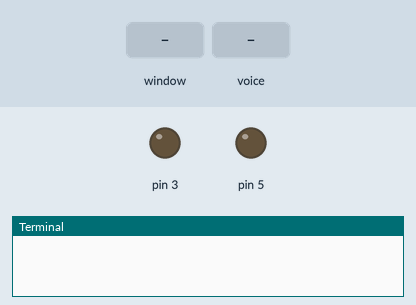
A program run on a simulated Raspberry Pi (header pin numbers). Shown: output pins drawn as LEDs (lit = HIGH), the last lines printed to the terminal. The test bench sets the inputs (shaded band). Speech is recognised word for word in 0.5 s; the desktop window is not drawn, its controls go by their first labels and the mouse button is held 0.15 s.

Above: at 1.2 s.
1.3 s: control labelled "START" in the window clicked
3.8 s: "light on" is said to the microphone
At 5.0 s:
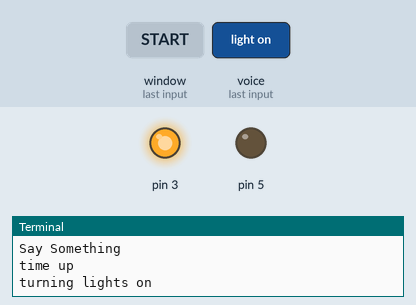
Timing chart, 0 to 6.8 s (numbered marks = the images above; inputs shaded):
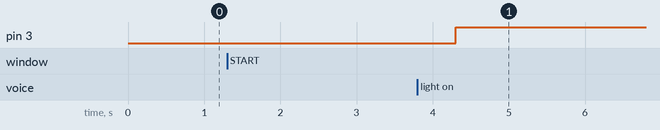

The program:

alexa.py
```python
import tkinter as tk
import tkinter.font as font
import speech_recognition as sr
import time
import RPi.GPIO as g
g.setmode(g.BOARD)
g.setup(3,g.OUT)#led
g.setup(5,g.OUT)#motor
g.output(3,False)
g.output(5,False)
r = sr.Recognizer()
HEIGHT = 425
WIDTH = 640
root = tk.Tk()
root.title("ALEXA")
def change():
    #global label2
    #label2.lift()
    global entry,s,r
    #entry.config(text="Say Something")


    with sr.Microphone(device_index=None,sample_rate=48000,chunk_size=2048) as source:
        r.adjust_for_ambient_noise(source)
        print("Say Something")
        audio = r.listen(source)
        print("time up")
        #label2.lower()
        try:
         text1 = r.recognize_google(audio)
        except:
         print("error")
    entry.config(text=text1)

def cmd(text):
    text2 = text.lower()
    if(text2=="light on" or text2=="led on"):
        g.output(3,True)
        return "turning lights on"
    elif(text2=="light off" or text2=="led off"):
        g.output(3,False)
        return "turning lights off"
    elif(text2=="fan on" or text2=="motor on"):
        g.output(5,True)
        return "turning fan on"
    elif(text2=="fan off" or text2=="motor off"):
        g.output(5,False)
        return "turning fan off"
    else:
        return "invlid commnd"

def com():
    global entry
    s = cmd(entry['text'])
    print(s)
def mix():
    change()
    com()


canvas = tk.Canvas(root, height=HEIGHT, width=WIDTH)
canvas.place()

#background_image = tk.PhotoImage(file='alexaaa.png')
#background_label = tk.Label(root, image=background_image)
#background_label.place(relwidth=1, relheight=1)


myFont = font.Font(size=40)
myFont2 = font.Font(size=28)
label=tk.Label(text="ALEXA",fg='white',bg='#00008b')
label.place(relx=0.434,rely=0)
label['font'] = myFont

label2=tk.Label(text="Recording!!!",fg='red',bg='#00008b')
label2.place(relx=0.431,rely=0.15)
label2['font'] = myFont2
label2.lower()

lower_frame = tk.Frame(root, bg='#80c1ff',bd=1)
lower_frame.place(relx=0.5, rely=0.25, relwidth=0.25, relheight=0.1, anchor='n')


button2=tk.Button(lower_frame,text ="START",command=mix)
button2.place(relx=0.02,rely=0.1,relheight=0.8,relwidth=0.95)

#button = tk.Button(lower_frame, text="STOP")
#button.place(relx=0.52,rely=0.1 ,relheight=0.8, relwidth=0.46)


frame = tk.Frame(root, bg='#80c1ff', bd=5)
frame.place(relx=0.5, rely=0.45, relwidth=0.25, relheight=0.25, anchor='n')


entry = tk.Label(frame,text="led on", font=40)
entry.place(relwidth=1, relheight=1)

root.mainloop()
```

Measured:
- after the input at 3.8 s, pin 3: LOW → HIGH after 0.50 s
